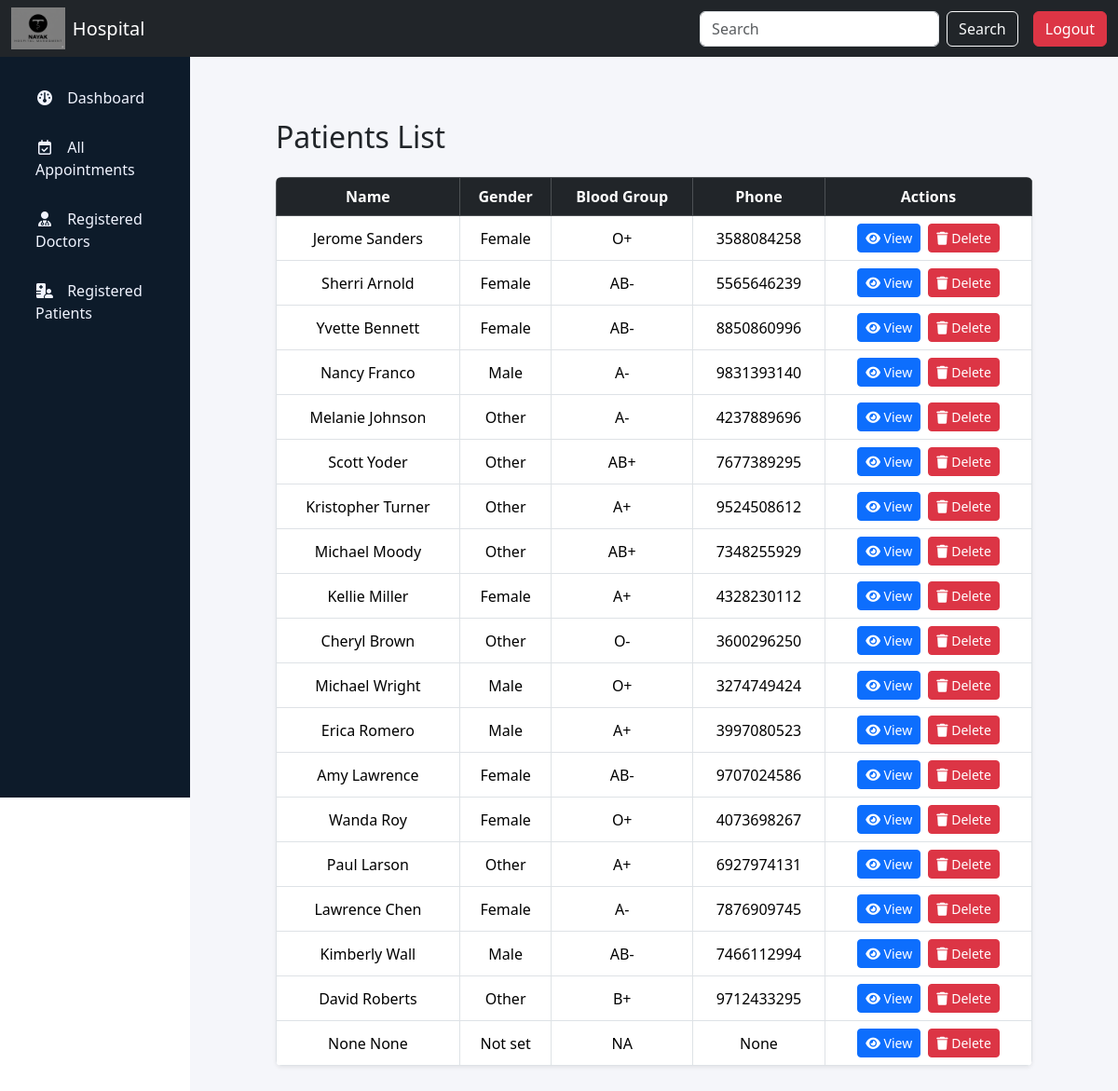
Screenshot of /admin/patients (signed in) with the database file from the repository.
### app.py (models this page shows, shortened)
class Patients(db.Model):
    patient_id = db.Column(db.Integer, primary_key=True)
    user_id = db.Column(db.Integer, db.ForeignKey('users.user_id'), nullable=False)
    date_of_birth = db.Column(db.Date, nullable=False)
    gender = db.Column(db.String(10), nullable=False)
    blood_group = db.Column(db.String(5), nullable=False)
    emergency_contact = db.Column(db.String(15), nullable=False)
    medical_history = db.Column(db.String(500), nullable=False)
    medical_history_entries = db.relationship('MedicalHistory', backref='patient', lazy=True)

class Users(db.Model):
    user_id = db.Column(db.Integer, primary_key=True)
    username = db.Column(db.String(100), nullable=False)
    email = db.Column(db.String(100), nullable=False, unique=True)
    password = db.Column(db.String(200), nullable=False)
    role = db.Column(db.String(100), nullable=False, default='patient')
    fname = db.Column(db.String(100))
    lname = db.Column(db.String(100))
    phone = db.Column(db.String(15))
    address = db.Column(db.String(100))
    is_active = db.Column(db.Boolean, nullable=False, default=True)
    date_created = db.Column(db.DateTime, default=datetime.utcnow)
    patient_profile = db.relationship('Patients', backref='user', lazy=True, uselist=False)
    doctor_profile = db.relationship('Doctors', backref='user', lazy=True, uselist=False)

### app.py (the view)
@app.route("/admin/patients")
def admin_patient():
    if session.get('role') != 'admin':
        return redirect(url_for('login'))
    patients = Patients.query.all()
    return render_template("admin_patient.html", patients=patients)

### templates/admin_patient.html (shortened to what this page needs)
{% extends "base_admin.html" %}
{% block content %}
<div class="container mt-5">
    <h2 class="mb-4">Patients List</h2>
    <div class="table-responsive shadow-sm rounded">
        <table class="table table-bordered table-hover text-center align-middle mb-0">
            <thead class="table-dark">
                <tr>
                    <th>Name</th>
                    <th>Gender</th>
                    <th>Blood Group</th>
                    <th>Phone</th>
                    <th>Actions</th>
                </tr>
            </thead>
            <tbody>
                {% for patient in patients %}
                <tr>
                    <td>{{ patient.user.fname }} {{ patient.user.lname }}</td>
                    <td>{{ patient.gender }}</td>
                    <td>{{ patient.blood_group }}</td>
                    <td>{{ patient.user.phone }}</td>
                    <td>
                        <a href="{{url_for('view_patient', patient_id=patient.patient_id)}}" class="btn btn-sm btn-primary me-1">
                            <i class="fa-solid fa-eye"></i> View
                        </a>
                        <form action="{{ url_for('delete_patient', patient_id=patient.patient_id) }}" method="POST" style="display:inline-block;">
                            <button type="submit" class="btn btn-sm btn-danger" onclick="return confirm('Are you sure you want to delete this patient?');">
                                <i class="fa-solid fa-trash"></i> Delete
                            </button>
                        </form>
                    </td>
                </tr>
                {% endfor %}
            </tbody>
        </table>
    </div>
</div>
{% endblock %}

### static/css/style.css (style rules this page uses)
html, body { overflow-x: hidden; width: 100%; }
body { margin: 0; padding: 0; }
body { margin-top: 70px; }

### rows the page displays
Patients: user.fname "Jerome", user.lname "Sanders", gender "Female", blood_group "O+", user.phone "3588084258"
Patients: user.fname "Sherri", user.lname "Arnold", gender "Female", blood_group "AB-", user.phone "5565646239"
Patients: user.fname "Yvette", user.lname "Bennett", gender "Female", blood_group "AB-", user.phone "8850860996"
Patients: user.fname "Nancy", user.lname "Franco", gender "Male", blood_group "A-", user.phone "9831393140"
Patients: user.fname "Melanie", user.lname "Johnson", gender "Other", blood_group "A-", user.phone "4237889696"
Patients: user.fname "Scott", user.lname "Yoder", gender "Other", blood_group "AB+", user.phone "7677389295"
Patients: user.fname "Kristopher", user.lname "Turner", gender "Other", blood_group "A+", user.phone "9524508612"
Patients: user.fname "Michael", user.lname "Moody", gender "Other", blood_group "AB+", user.phone "7348255929"
Patients: user.fname "Kellie", user.lname "Miller", gender "Female", blood_group "A+", user.phone "4328230112"
Patients: user.fname "Cheryl", user.lname "Brown", gender "Other", blood_group "O-", user.phone "3600296250"
Patients: user.fname "Michael", user.lname "Wright", gender "Male", blood_group "O+", user.phone "3274749424"
Patients: user.fname "Erica", user.lname "Romero", gender "Male", blood_group "A+", user.phone "3997080523"
Patients: user.fname "Amy", user.lname "Lawrence", gender "Female", blood_group "AB-", user.phone "9707024586"
Patients: user.fname "Wanda", user.lname "Roy", gender "Female", blood_group "O+", user.phone "4073698267"
Patients: user.fname "Paul", user.lname "Larson", gender "Other", blood_group "A+", user.phone "6927974131"
Patients: user.fname "Lawrence", user.lname "Chen", gender "Female", blood_group "A-", user.phone "7876909745"
Patients: user.fname "Kimberly", user.lname "Wall", gender "Male", blood_group "AB-", user.phone "7466112994"
Patients: user.fname "David", user.lname "Roberts", gender "Other", blood_group "B+", user.phone "9712433295"
Patients: user.fname "None", user.lname "None", gender "Not set", blood_group "NA", user.phone "None"
